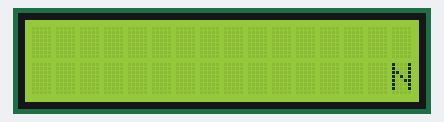
The sketch below on a simulated Arduino Uno, built with avr-gcc and run on an emulated ATmega328P. Parts: 16×2 character LCD.

Above: at 1.1 s.
At 2.6 s:
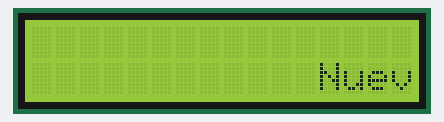
At 4.6 s:
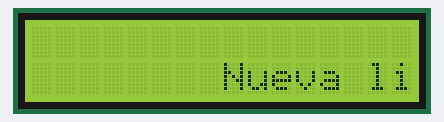
At 8.1 s:
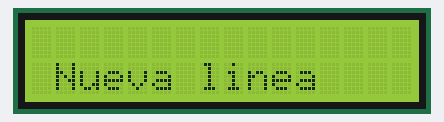
At 11.6 s:
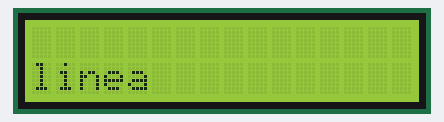
At 15.2 s:
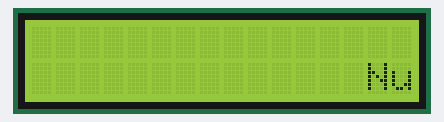

Measured:
- by itself, everything shown: repeats every 13.5 s, in 27 steps
- what the display in image 0 shows lasts 0.5 s, from 1.1 s to 1.6 s

The sketch:

clase6_desafio5B.ino
```cpp
//DFRobot.com
//Compatible with the Arduino IDE 1.0 & 1.8
//Library version:1.2
#include <Wire.h>
#include <LiquidCrystal_I2C.h>

LiquidCrystal_I2C lcd(0x27,16,2);  // set the LCD address to 0x27 for a 16 chars and 2 line display
String f1 = "Nueva linea";

void setup()
{
  lcd.init();                      // initialize the lcd

  // Print a message to the LCD.
  lcd.backlight();
  delay(1000);
}

void loop(){
  lcd.setCursor(15, 1);
  lcd.print(f1);
  delay(500);
  for (int i=0; i<26; i++){
    lcd.scrollDisplayLeft();
    delay(500);
  }
  lcd.clear();


}
```
